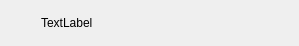
<?xml version="1.0" encoding="UTF-8"?>
<ui version="4.0">
 <class>Form</class>
 <widget class="QWidget" name="Form">
  <property name="geometry">
   <rect>
    <x>0</x>
    <y>0</y>
    <width>299</width>
    <height>42</height>
   </rect>
  </property>
  <property name="windowTitle">
   <string>Form</string>
  </property>
  <layout class="QGridLayout" name="gridLayout">
   <item row="0" column="0">
    <widget class="QLabel" name="ItemIcon">
     <property name="minimumSize">
      <size>
       <width>24</width>
       <height>24</height>
      </size>
     </property>
     <property name="maximumSize">
      <size>
       <width>24</width>
       <height>24</height>
      </size>
     </property>
     <property name="text">
      <string/>
     </property>
     <property name="pixmap">
      <pixmap>C:/Users/jupit/Pictures/cg64_2.png</pixmap>
     </property>
     <property name="scaledContents">
      <bool>true</bool>
     </property>
    </widget>
   </item>
   <item row="0" column="1">
    <widget class="QLabel" name="ItemName">
     <property name="text">
      <string>TextLabel</string>
     </property>
    </widget>
   </item>
  </layout>
 </widget>
 <resources/>
 <connections/>
</ui>
